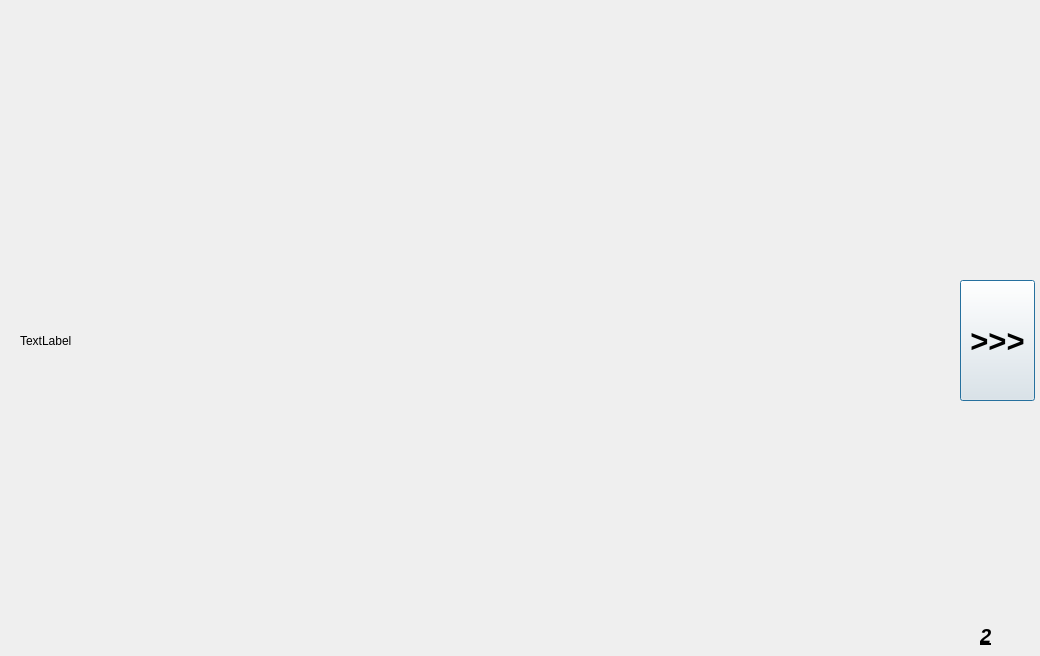
<?xml version="1.0" encoding="UTF-8"?>
<ui version="4.0">
 <class>cours2</class>
 <widget class="QDialog" name="cours2">
  <property name="geometry">
   <rect>
    <x>0</x>
    <y>0</y>
    <width>1040</width>
    <height>656</height>
   </rect>
  </property>
  <property name="windowTitle">
   <string>Dialog</string>
  </property>
  <widget class="QLabel" name="label">
   <property name="geometry">
    <rect>
     <x>20</x>
     <y>10</y>
     <width>931</width>
     <height>661</height>
    </rect>
   </property>
   <property name="text">
    <string>TextLabel</string>
   </property>
  </widget>
  <widget class="QPushButton" name="pushButton">
   <property name="geometry">
    <rect>
     <x>960</x>
     <y>280</y>
     <width>75</width>
     <height>121</height>
    </rect>
   </property>
   <property name="font">
    <font>
     <pointsize>23</pointsize>
     <bold>true</bold>
    </font>
   </property>
   <property name="text">
    <string>&gt;&gt;&gt;</string>
   </property>
  </widget>
  <widget class="QLabel" name="label_2">
   <property name="geometry">
    <rect>
     <x>980</x>
     <y>620</y>
     <width>91</width>
     <height>31</height>
    </rect>
   </property>
   <property name="font">
    <font>
     <pointsize>15</pointsize>
     <italic>true</italic>
     <bold>true</bold>
     <underline>true</underline>
    </font>
   </property>
   <property name="text">
    <string>2</string>
   </property>
  </widget>
 </widget>
 <resources/>
 <connections/>
</ui>
